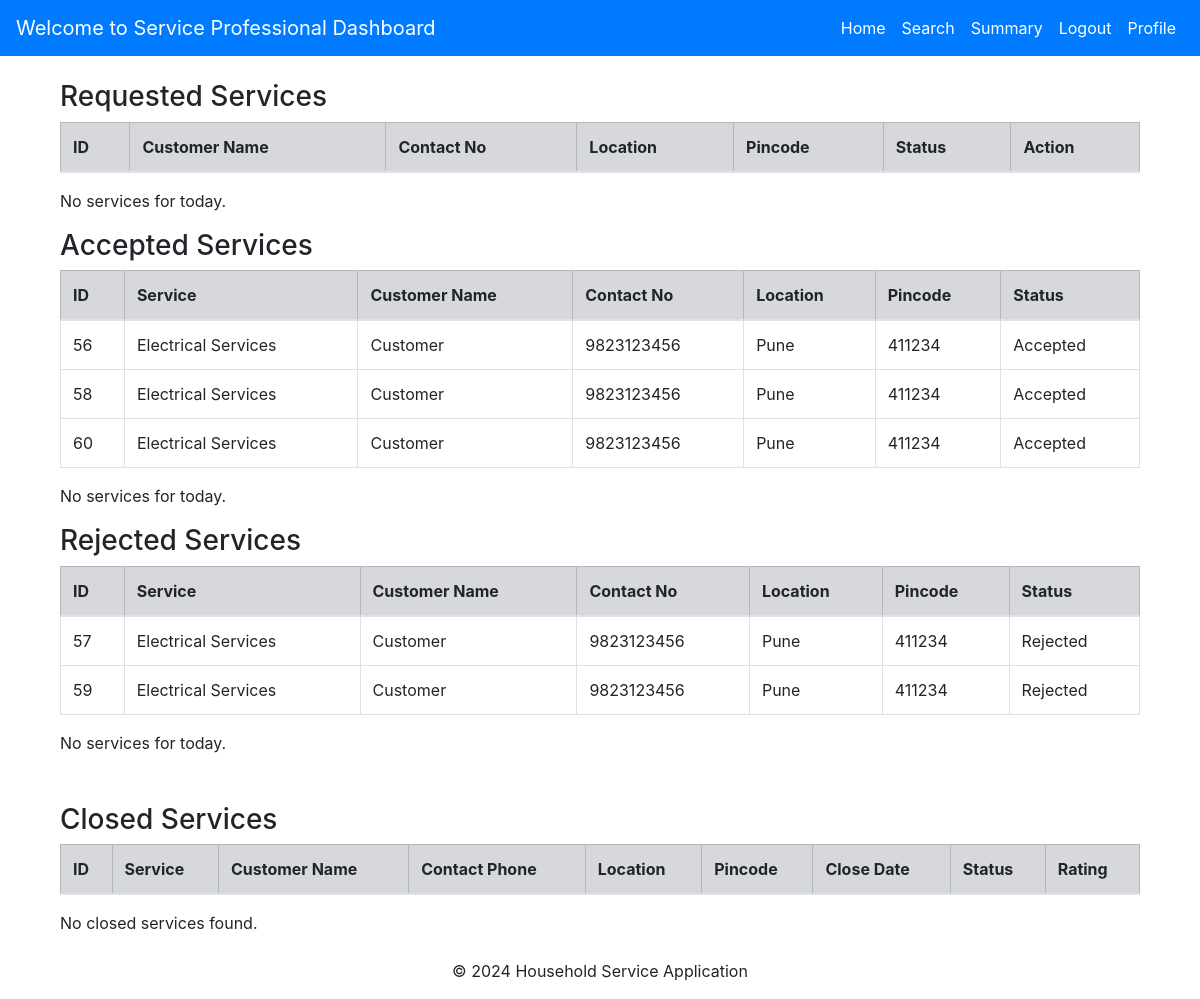
The page /professional_dashboard (signed in) on the database its author committed.
### models.py (models this page shows, shortened)
class ServiceRequest(db.Model):
    __tablename__ = 'service_requests'
    req_id = db.Column(db.Integer, primary_key=True, autoincrement=True, nullable=False)
    user_id = db.Column(db.Integer, db.ForeignKey('users.user_id'), nullable=True)
    service_id = db.Column(db.Integer, db.ForeignKey('service.service_id'), nullable=True)
    prof_id = db.Column(db.Integer, db.ForeignKey('service_professionals.prof_id'), nullable=True)
    status = db.Column(db.String(20), default='Requested', nullable=False)
    rating = db.Column(db.Integer)
    remarks = db.Column(db.String(255))
    requested_date = db.Column(db.DateTime, default=datetime.utcnow, nullable=False)
    close_date = db.Column(db.DateTime, default=datetime.utcnow, nullable=False)
    service = db.relationship('Service', backref='requests')
    professional = db.relationship('ServiceProfessional', backref='requests')

class Service(db.Model):
    __tablename__ = 'service'
    service_id = db.Column(db.Integer, primary_key=True, autoincrement=True, nullable=False)
    user_id = db.Column(db.Integer, db.ForeignKey('users.user_id'), default=1, nullable=True)
    prof_id = db.Column(db.Integer, db.ForeignKey('service_professionals.prof_id'), default=1, nullable=True)
    name = db.Column(db.String(100), nullable=True)
    new_service_name = db.Column(db.String(100), nullable=True)
    description = db.Column(db.Text, nullable=True)
    base_price = db.Column(db.Float, nullable=False)
    date_created = db.Column(db.DateTime, default=datetime.utcnow)
    image = db.Column(db.String(255), nullable=True)

class User(UserMixin, db.Model):
    __tablename__ = 'users'
    user_id = db.Column(db.Integer, primary_key=True, autoincrement=True, nullable=False)
    username = db.Column(db.String(255), unique=True, nullable=False)
    password = db.Column(db.String(200), nullable=False)
    user_name = db.Column(db.String(250), nullable=False)
    address = db.Column(db.Text, nullable=False)
    contact = db.Column(db.String(15), nullable=False)
    date_created = db.Column(db.DateTime, default=func.now(), nullable=False)
    pincode = db.Column(db.String(10), nullable=False)
    status = db.Column(db.String(20), default='Active')  # Possible values: 'Active', 'Blocked'
    role = db.Column(db.String(50), nullable=False)

### routes.py (the view)
@main.route('/professional_dashboard')
def professional_dashboard():
    services = Service.query.all()
    prof_id = session.get('prof_id')
    if not prof_id:
        flash("You must be logged in to view your dashboard.", "danger")
        return redirect(url_for('main.login'))
    today_services = (
        db.session.query(
            ServiceRequest.req_id,
            User.user_name,
            User.contact,
            User.address,
            User.pincode,
            ServiceRequest.status
        )
        .join(User, ServiceRequest.user_id == User.user_id)
        .filter(ServiceRequest.prof_id == prof_id, ServiceRequest.status == 'Requested')
        .all()
    )
    accepted_services = (
        db.session.query(
            ServiceRequest.req_id,
            Service.name,
            User.user_name,
            User.contact,
            User.address,
            User.pincode,
            ServiceRequest.status
        )
        .join(User, ServiceRequest.user_id == User.user_id)
        .join(Service, ServiceRequest.service_id == Service.service_id)
        .filter(ServiceRequest.prof_id == prof_id, ServiceRequest.status == 'Accepted')
        .all()
    )
    rejected_services = (
        db.session.query(
            ServiceRequest.req_id,
            Service.name,
            User.user_name,
            User.contact,
            User.address,
            User.pincode,
            ServiceRequest.status
        )
        .join(User, ServiceRequest.user_id == User.user_id)
        .join(Service, ServiceRequest.service_id == Service.service_id)
        .filter(ServiceRequest.prof_id == prof_id, ServiceRequest.status == 'Rejected')
        .all()
    )
    closed_services = (
        db.session.query(
            ServiceRequest.req_id,
            User.user_name,
            Service.name,
            User.contact,
            User.address,
            User.pincode,
            ServiceRequest.close_date,
            ServiceRequest.status,
            ServiceRequest.rating,
            ServiceRequest.remarks
        )
        .join(User, ServiceRequest.user_id == User.user_id)
        .join(Service, ServiceRequest.service_id == Service.service_id)
        .filter(ServiceRequest.prof_id == prof_id, ServiceRequest.status == 'Closed')
        .all()
    )
    return render_template(
        'service_panel/professional_dashboard.html',
        today_services=today_services,
        accepted_services=accepted_services,
        rejected_services=rejected_services,
        closed_services=closed_services,
        services=services
    )

### templates/service_panel/professional_dashboard.html (shortened to what this page needs)
{% extends "service_panel/base.html" %}
{% block content %}
<div class="container mt-4">
    <section id="requested-services">
        <h3>Requested Services</h3>
            <table class="table table-bordered">
                <thead class="table-secondary">
                    <tr>
                        <th>ID</th>
                        <th>Customer Name</th>
                        <th>Contact No</th>
                        <th>Location</th>
                        <th>Pincode</th>
                        <th>Status</th>
                        <th>Action</th>
                    </tr>
                </thead>
            </table>
            {% if not today_services %}
                <p>No services for today.</p>
            {% endif %}
    </section>
    <section id="accepted-services">
        <h3>Accepted Services</h3>
            <table class="table table-bordered">
                <thead class="table-secondary">
                    <tr>
                        <th>ID</th>
                        <th>Service</th>
                        <th>Customer Name</th>
                        <th>Contact No</th>
                        <th>Location</th>
                        <th>Pincode</th>
                        <th>Status</th>
                    </tr>
                </thead>
                <tbody>
                    {% for service in accepted_services %}
                    <tr>
                        <td>{{ service.req_id }}</td>
                        <td>{{ service.name }}</td>
                        <td>{{ service.user_name }}</td>
                        <td>{{ service.contact }}</td>
                        <td>{{ service.address }}</td>
                        <td>{{ service.pincode }}</td>
                        <td>{{ service.status }}</td>
                    </tr>
                    {% endfor %}
                </tbody>
            </table>
            {% if not today_services %}
                <p>No services for today.</p>
            {% endif %}
    </section>
    <section id="rejected-services">
        <h3>Rejected Services</h3>
            <table class="table table-bordered">
                <thead class="table-secondary">
                    <tr>
                        <th>ID</th>
                        <th>Service</th>
                        <th>Customer Name</th>
                        <th>Contact No</th>
                        <th>Location</th>
                        <th>Pincode</th>
                        <th>Status</th>
                    </tr>
                </thead>
                <tbody>
                    {% for service in rejected_services %}
                    <tr>
                        <td>{{ service.req_id }}</td>
                        <td>{{ service.name }}</td>
                        <td>{{ service.user_name }}</td>
                        <td>{{ service.contact }}</td>
                        <td>{{ service.address }}</td>
                        <td>{{ service.pincode }}</td>
                        <td>{{ service.status }}</td>
                    </tr>
                    {% endfor %}
                </tbody>
            </table>
            {% if not today_services %}
                <p>No services for today.</p>
            {% endif %}
    </section>
    <section id="closed-services" class="mt-5">
        <h3>Closed Services</h3>
            <table class="table table-bordered">
                <thead class="table-secondary">
                    <tr>
                        <th>ID</th>
                        <th>Service</th>
                        <th>Customer Name</th>
                        <th>Contact Phone</th>
                        <th>Location</th>
                        <th>Pincode</th>
                        <th>Close Date</th>
                        <th>Status</th>
                        <th>Rating</th>
                    </tr>
                </thead>
            </table>
            {% if not closed_services %}
                <p>No closed services found.</p>
            {% endif %}
    </section>
</div>
{% endblock %}

### templates/service_panel/base.html (style rules this page uses)
.container { margin-top: 20px; }

### rows shown on the page
ServiceRequest: req_id "56", name "Electrical Services", user_name "Customer", contact "9823123456", address "Pune", pincode "411234", status "Accepted"
ServiceRequest: req_id "58", name "Electrical Services", user_name "Customer", contact "9823123456", address "Pune", pincode "411234", status "Accepted"
ServiceRequest: req_id "60", name "Electrical Services", user_name "Customer", contact "9823123456", address "Pune", pincode "411234", status "Accepted"
ServiceRequest: req_id "57", name "Electrical Services", user_name "Customer", contact "9823123456", address "Pune", pincode "411234", status "Rejected"
ServiceRequest: req_id "59", name "Electrical Services", user_name "Customer", contact "9823123456", address "Pune", pincode "411234", status "Rejected"
